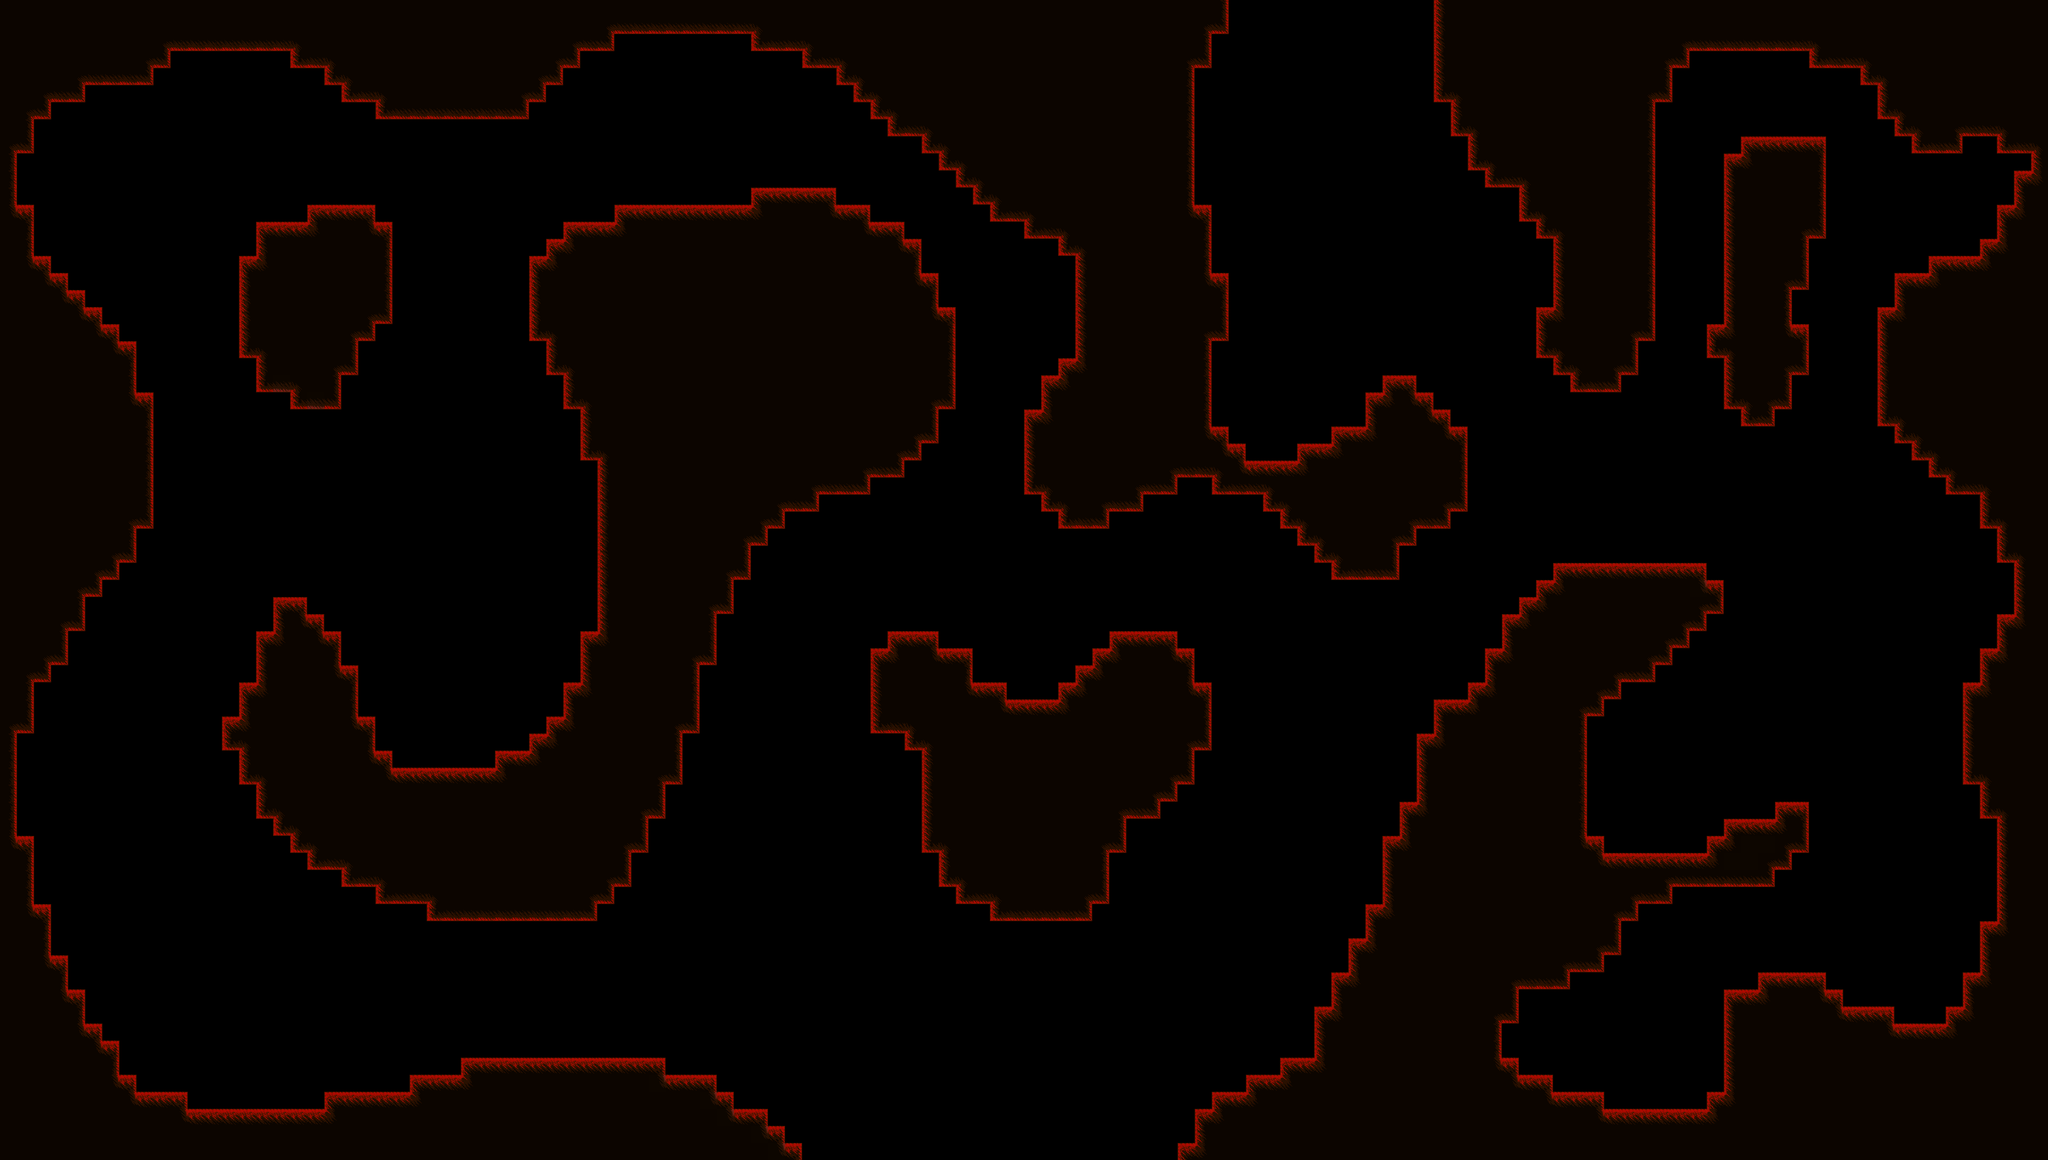

Tiled map render using the project's own tile images. Description and the map definition, with tile-layer contents summarised, below:
An orthogonal 120x68 tile map with 32x32 px tiles, 1 tile layer (walls), 4 tilesets and 1 object.

<map version="1.10" tiledversion="1.10.1" orientation="orthogonal" renderorder="right-down" width="120" height="68" tilewidth="32" tileheight="32" infinite="0" nextlayerid="6" nextobjectid="8">
 <tileset firstgid="1" source="bg.tsx" />
 <tileset firstgid="3" source="walls.tsx" />
 <tileset firstgid="66" source="walls_br.tsx" />
 <tileset firstgid="129" source="brwalls.tsx" />
 <objectgroup id="3" name="bg">
  <object id="6" gid="2" x="13.3118" y="2175.64" width="3829" height="2154" />
 </objectgroup>
 <layer id="4" name="walls" width="120" height="68">
  <data>[8160 cells, 3636 non-empty, 16 distinct tile ids]</data>
 </layer>
</map>
